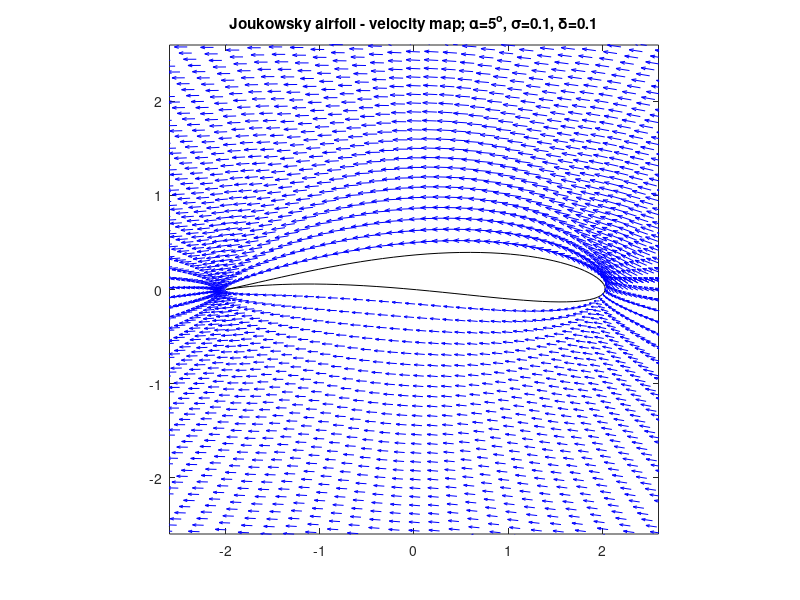
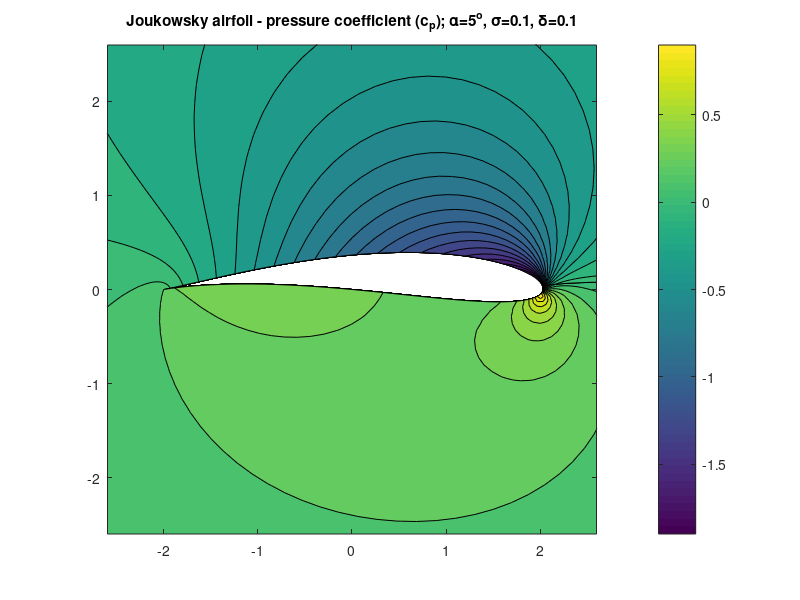
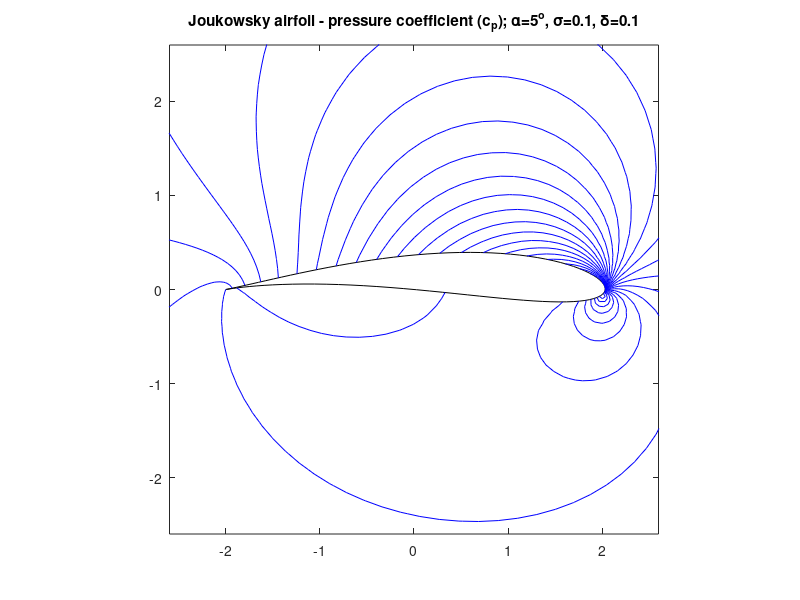
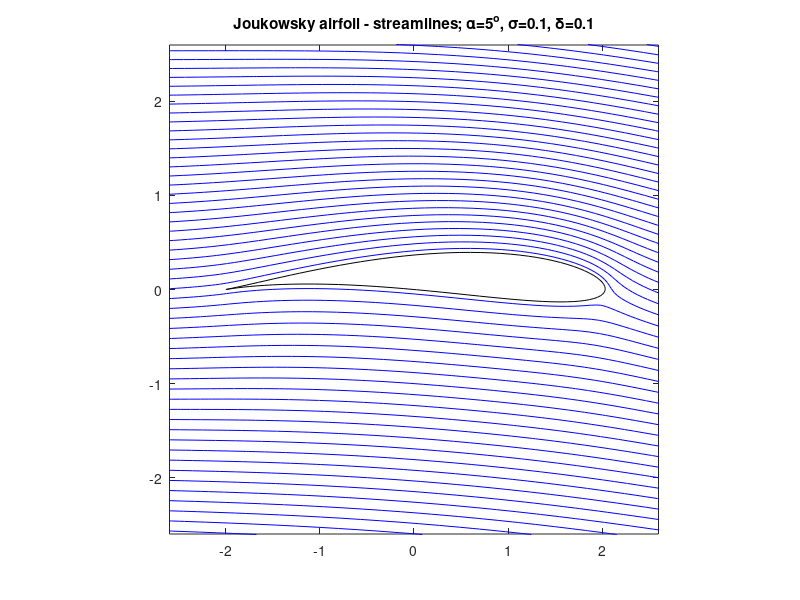

The MATLAB source for these figures, in order:
clc
clear all
close all

% Airfoil and AOA:
AOA = 5;% AOA[deg]
sigma = 0.1; % affects thickness (max thickness is ~3*sqrt(3)/4*sigma[%])
delta = 0.1; % affects camber

% define parameters:
alpha = AOA*pi/180; %[rad]
zeta0 = sigma+1i*delta;
b = sqrt((1+sigma)^2+delta^2);
beta = atan(delta/(1+sigma));
gamma = 4*pi*b*sin(alpha+beta);

% generate grid
t = linspace(0,2*pi,100);
bs = linspace(b,5,50);
[t,bs]=meshgrid(t,bs);

% calc velocity:
zeta = zeta0 + bs.*exp(1i*t);
z = zeta+1./zeta;
w = -exp(1i*alpha)*(zeta-zeta0)-exp(-1i*alpha)*b^2./(zeta-zeta0)-1i*gamma./(2*pi).*log(zeta-zeta0);
phi = real(w); % potential
psi = imag(w); % stream-function
dwdzeta = -exp(1i*alpha)+exp(-1i*alpha)*b^2./(zeta-zeta0).^2-1i*gamma./(2*pi*(zeta-zeta0));
dzetadz = zeta.^2./(zeta.^2-1);
dwdz = dwdzeta.*dzetadz;

% get grid, velocity and cp:
x = real(z);
y = imag(z);
u = real(dwdz);
v = -imag(dwdz);
cp = 1-(u.^2+v.^2);

% velocity vectors:
figure;
plot(x(1,:),y(1,:),'k')
hold on;
axis equal;
quiver(x(2:end,:),y(2:end,:),u(2:end,:),v(2:end,:),'b')
axis(2.6*[-1 1 -1 1])
title(['Joukowsky airfoil - velocity map; \alpha=',num2str(AOA),'^o, \sigma=',num2str(sigma),', \delta=',num2str(delta)]);

% pressure map:
figure;
contourf(x,y,cp,-10:.1:10);
shading flat;
axis equal;
axis(2.6*[-1 1 -1 1]);
colorbar;
title(['Joukowsky airfoil - pressure coefficient (c_p); \alpha=',num2str(AOA),'^o, \sigma=',num2str(sigma),', \delta=',num2str(delta)]);

% pressure map:
figure;
plot(x(1,:),y(1,:),'k')
hold on;
axis equal;
contour(x,y,cp,-10:0.1:10,'b');
axis(2.6*[-1 1 -1 1]);
title(['Joukowsky airfoil - pressure coefficient (c_p); \alpha=',num2str(AOA),'^o, \sigma=',num2str(sigma),', \delta=',num2str(delta)]);

figure;
plot(x(1,:),y(1,:),'k')
hold on;
axis equal;
contour(x,y,psi,[-10:0.1:10],'b');
% contour(x,y,phi,[-10:0.1:10],'b');
% plot(x,y,'k')
% plot(x',y','k')
% contour(x,y,psi,[0.038 0.039],'r');
axis(2.6*[-1 1 -1 1]);
title(['Joukowsky airfoil - streamlines; \alpha=',num2str(AOA),'^o, \sigma=',num2str(sigma),', \delta=',num2str(delta)]);
